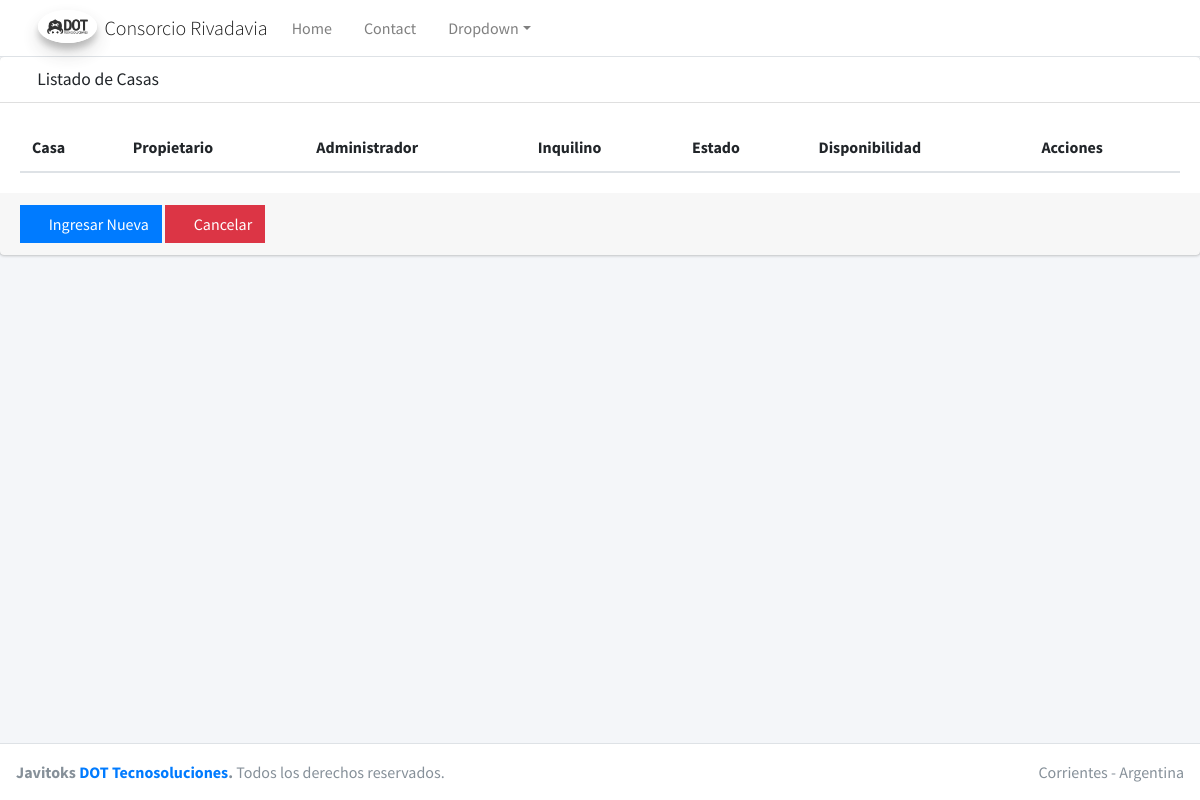
/listado_casas/, run on an earlier commit of the app's database.
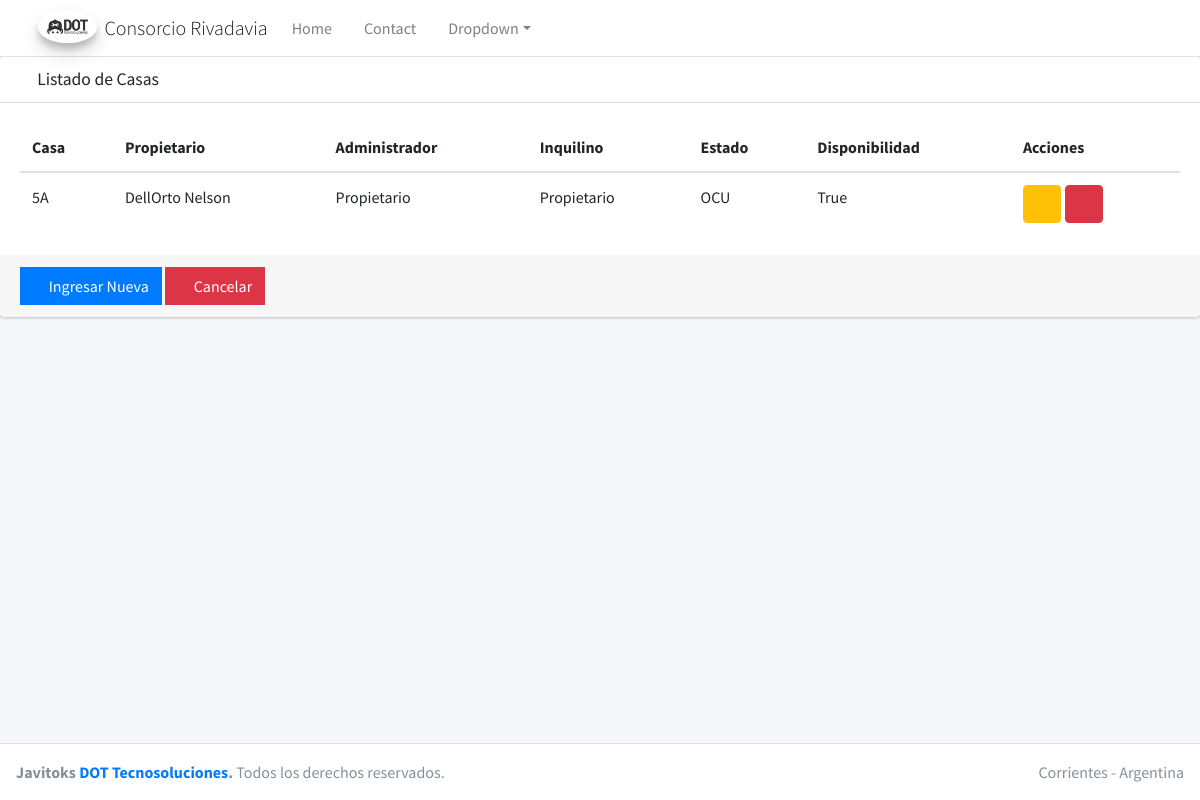
And on a later commit of the database.
### casa/models.py (models this page shows, shortened)
class Casa(models.Model):
    numero_casa = models.CharField(max_length=2, blank=False, null=False, help_text='Ingrese el numero y la letra ej: 5A')
    propietario = models.ForeignKey(Propietario, on_delete=models.CASCADE)
    administrador = models.ForeignKey(Administrador, on_delete=models.CASCADE)
    opciones_estado = [('Alquilada', 'Alquilada'), ('Desocupada' , 'Desocupada') , ('Ocupada-Dueño', 'Ocupada-Dueño')]
    estado = models.CharField(max_length=15, null=False, choices=opciones_estado, default='OCU')
    inquilino = models.ForeignKey(Inquilino, verbose_name=("Inquilino"), on_delete=models.CASCADE)
    disponibilidad = models.BooleanField(default=True)
    creado = models.DateTimeField(auto_now_add=True)
    modificado = models.DateTimeField(auto_now=True)
    class Meta:
        verbose_name = ("Casa")
        verbose_name_plural = ("Casas")

class Propietario(models.Model):
    nombre = models.CharField(max_length=30, verbose_name='Propietario')
    apellido = models.CharField(max_length=30, blank=True)
    telefono = models.CharField(max_length=10, blank=True, null=True)
    email = models.EmailField(blank=True, null=True)
    CBU = models.CharField(max_length=22, blank=True, null=True)
    creado = models.DateTimeField(auto_now_add=True)
    modificado = models.DateTimeField(auto_now=True)
    class Meta:
        ordering = ['nombre']
        verbose_name = 'Propietarios'
        verbose_name_plural = "Propietarios"
    def __str__(self):
        return ('{} {}'.format(self.apellido, self.nombre))

class Administrador(models.Model):
    nombre = models.CharField(max_length=30)
    apellido = models.CharField(max_length=30, blank=True)
    telefono = models.CharField(max_length=10, blank=True)
    email = models.EmailField(blank=True)
    creado = models.DateTimeField(auto_now_add=True)
    modificado = models.DateTimeField(auto_now=True)
    class Meta:
        verbose_name = ("Administrador")
        verbose_name_plural = ("Administradores")
    def __str__(self):
        return ('{} {}'.format(self.apellido, self.nombre))

class Inquilino(models.Model):
    nombre = models.CharField(max_length=30)
    apellido = models.CharField(max_length=30, blank=True)
    telefono = models.CharField(max_length=10, blank=True, null=True)
    email = models.EmailField(blank=True, null=True)
    CBU = models.CharField(max_length=22, blank=True, null=True)
    creado = models.DateTimeField(auto_now_add=True)
    modificado = models.DateTimeField(auto_now=True)
    class Meta:
        verbose_name = ("Inquilino")
        verbose_name_plural = ("Inquilinos")
    def __str__(self):
        return ('{} {}'.format(self.apellido, self.nombre))

### casa/views.py (the view)
# urls.py: path('', views.listado_casas, name='listado_casas')
def listado_casas(request):
    data = {
        'titulo' : 'Listado de Casas',
        'casas' : Casa.objects.all()
        }
    return render(request, 'listado_casas.html', data)

### casa/templates/listado_casas.html
{% extends "list.html" %} {% block columns %}
<tr>
  <th scope="col">Casa</th>
  <th scope="col">Propietario</th>
  <th scope="col">Administrador</th>
  <th scope="col">Inquilino</th>
  <th scope="col">Estado</th>
  <th scope="col">Disponibilidad</th>
  <th scope="col">Acciones</th>
</tr>
{% endblock columns %} {% block rows %} {% for casa in casas %}
<tr>
  <td>{{ casa.numero_casa }}</td>
  <td>{{casa.propietario}}</td>
  <td>{{casa.administrador}}</td>
  <td>{{casa.inquilino}}</td>
  <td>{{casa.estado}}</td>
  <td>{{casa.disponibilidad}}</td>
  <td>
    <button type="button" class="btn btn-warning">
      <i class="fas fa-edit"></i>
    </button>
    <button type="button" class="btn btn-danger">
      <i class="fas fa-trash"></i>
    </button>
  </td>
</tr>
{% endfor %} {% endblock rows %}

What changed in the data, as far as the page shows it:
added Casa: numero_casa "5A", propietario "DellOrto Nelson", administrador "Propietario", inquilino "Propietario", estado "OCU", disponibilidad "True"
